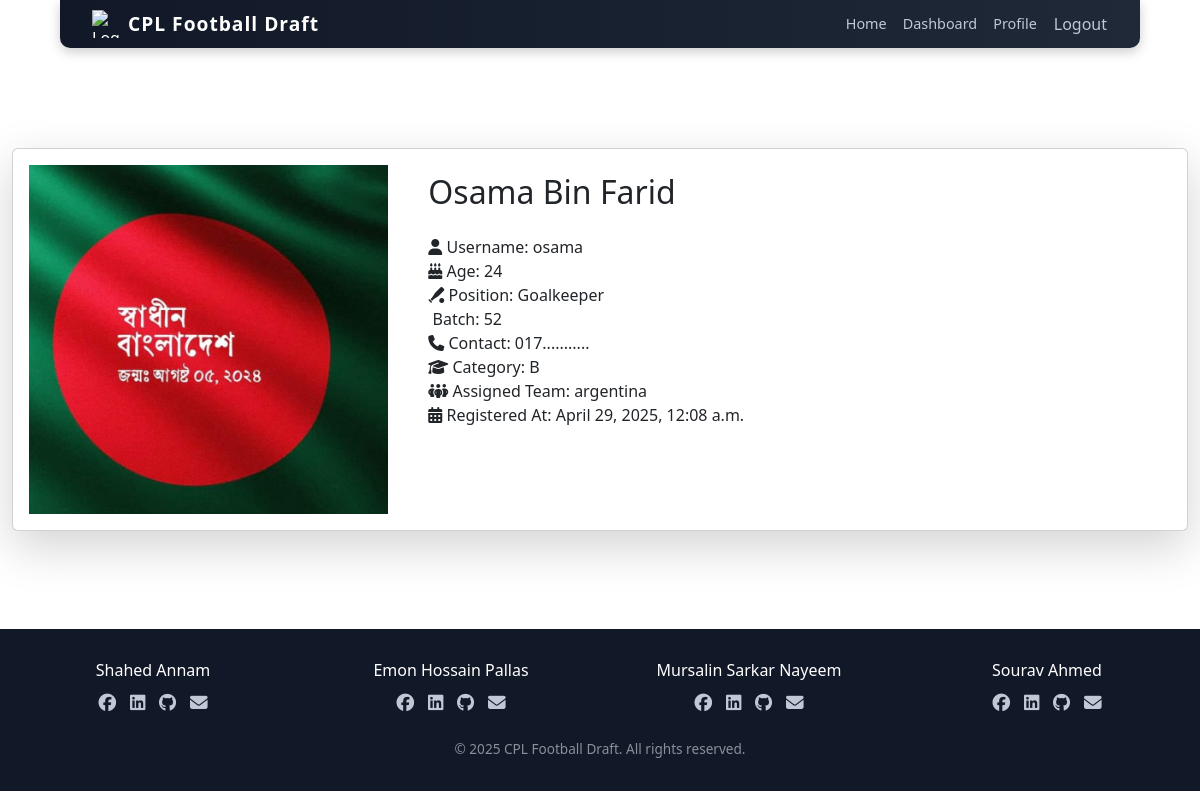
Page /player/profile/2/ (signed in) on the committed database.
### player/models.py (models this page shows, shortened)
class Player(models.Model):
    POSITION_CHOICES = [
        ('Midfielder', 'Midfielder'),
        ('Goalkeeper', 'Goalkeeper'),
        ('Forward', 'Forward'),
        ('Defender', 'Defender'),
    ]
    user = models.ForeignKey(settings.AUTH_USER_MODEL, on_delete=models.CASCADE)
    name = models.CharField(max_length=100)
    age = models.IntegerField()
    playing_position = models.CharField(max_length=20, choices=POSITION_CHOICES)
    batch = models.CharField(max_length=10)
    contact_number = models.CharField(max_length=15, blank=True, null=True)
    profile_picture = models.ImageField(upload_to='profile_pics/', blank=True, null=True)
    assigned_team = models.CharField(max_length=100, default="Not bought yet")
    registered_at = models.DateTimeField(auto_now_add=True)
    price = models.IntegerField(default=100)
    current_price = models.IntegerField(default=0)
    CATEGORY_CHOICES = [
        ('A', 'Category A'),
        ('B', 'Category B'),
        ('C', 'Category C'),
    ]
    player_class = models.CharField(max_length=1, choices=CATEGORY_CHOICES, blank=True, null=True)

### CPL/models.py (models this page shows)
class CustomUser(AbstractUser):
    ROLE_CHOICES = (
        ('player', 'Player'),
        ('team', 'Team'),
        ('authority', 'Authority'),
    )
    role = models.CharField(max_length=20, choices=ROLE_CHOICES)

### player/views.py (the view)
# urls.py: path('profile/<int:player_id>/', views.player_profile, name='player_profile'),  # ✅ renamed
@login_required
def player_profile(request, player_id):  # still shows any profile by ID
    player = get_object_or_404(Player, id=player_id)
    return render(request, 'player/player_profile.html', {'player': player})

### templates/player/player_profile.html (shortened to what this page needs)
{% extends 'CPL/base.html' %}
{% load static %}
{% block content %}
<div class="profile-page-container py-5">
    <div class="player-profile-card card mx-auto shadow-lg">
        <div class="row g-0">
            <div class="col-md-4 profile-image-section text-center d-flex align-items-center justify-content-center p-3">
                {% if player.profile_picture %}
                    <img src="{{ player.profile_picture.url }}" alt="{{ player.name }}'s Profile Picture" class="profile-img img-fluid">
                {% else %}
                    <div class="no-profile-img d-flex align-items-center justify-content-center">
                        <i class="fas fa-user-circle"></i>
                    </div>
                {% endif %}
            </div>
            <div class="col-md-8 profile-details-section">
                <div class="card-body p-4">
                    <h2 class="player-name-heading mb-4">{{ player.name }}</h2>
                    <div class="details-grid">
                        <div class="detail-item">
                            <span class="detail-label"><i class="fas fa-user"></i> Username:</span>
                            <span class="detail-value">{{ player.user.username }}</span>
                        </div>
                        <div class="detail-item">
                            <span class="detail-label"><i class="fas fa-cake-candles"></i> Age:</span>
                            <span class="detail-value">{{ player.age }}</span>
                        </div>
                        <div class="detail-item">
                            <span class="detail-label"><i class="fas fa-baseball-bat-ball"></i> Position:</span>
                            <span class="detail-value">{{ player.playing_position }}</span>
                        </div>
                        <div class="detail-item">
                            <span class="detail-label"> Batch:</span>
                            <span class="detail-value">{{ player.batch }}</span>
                        </div>
                        <div class="detail-item">
                            <span class="detail-label"><i class="fas fa-phone"></i> Contact:</span>
                            <span class="detail-value">{{ player.contact_number }}</span>
                        </div>
                        <div class="detail-item">
                            <span class="detail-label"><i class="fas fa-graduation-cap"></i> Category:</span>
                            <span class="detail-value player-category player-category-{{ player.player_class|lower }}">
                                {% if player.player_class %}{{ player.player_class }}{% else %}N/A{% endif %}
                            </span>
                        </div>
                        <div class="detail-item">
                            <span class="detail-label"><i class="fas fa-people-group"></i> Assigned Team:</span>
                            <span class="detail-value">{{ player.assigned_team|default:"Not Assigned Yet" }}</span>
                        </div>
                        <div class="detail-item">
                            <span class="detail-label"><i class="fas fa-calendar-alt"></i> Registered At:</span>
                            <span class="detail-value">{{ player.registered_at|date:"F j, Y, g:i a" }}</span>
                        </div>
                    </div>
                </div>
            </div>
        </div>
    </div>
</div>
{% endblock %}

### rows in the picture
Player: profile_picture (picture), name "Osama Bin Farid", user.username "osama", age "24", playing_position "Goalkeeper", batch "52", contact_number "017...........", player_class "B", assigned_team "argentina", registered_at "April 29, 2025, 12:08 a.m."
